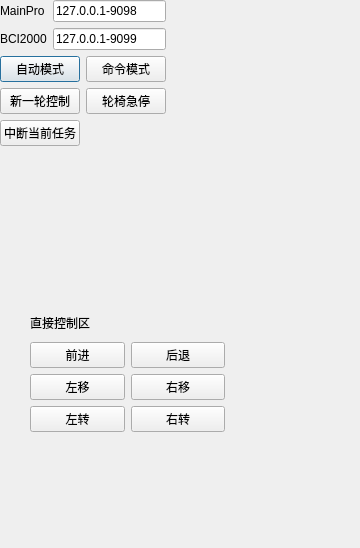
<?xml version="1.0" encoding="UTF-8"?>
<ui version="4.0">
 <class>Dialog</class>
 <widget class="QDialog" name="Dialog">
  <property name="geometry">
   <rect>
    <x>0</x>
    <y>0</y>
    <width>360</width>
    <height>548</height>
   </rect>
  </property>
  <property name="windowTitle">
   <string>Dialog</string>
  </property>
  <widget class="QWidget" name="">
   <layout class="QGridLayout" name="gridLayout">
    <item row="0" column="0">
     <widget class="QLabel" name="label">
      <property name="text">
       <string>MainPro</string>
      </property>
     </widget>
    </item>
    <item row="0" column="1" colspan="2">
     <widget class="QLineEdit" name="main_pro_addr">
      <property name="text">
       <string>127.0.0.1-9098</string>
      </property>
     </widget>
    </item>
    <item row="1" column="1" colspan="2">
     <widget class="QLineEdit" name="BCI2000_addr">
      <property name="text">
       <string>127.0.0.1-9099</string>
      </property>
     </widget>
    </item>
    <item row="2" column="0" colspan="2">
     <widget class="QPushButton" name="bt_auto_model">
      <property name="text">
       <string>自动模式</string>
      </property>
     </widget>
    </item>
    <item row="1" column="0">
     <widget class="QLabel" name="label_2">
      <property name="text">
       <string>BCI2000</string>
      </property>
     </widget>
    </item>
    <item row="2" column="2">
     <widget class="QPushButton" name="bt_cmd_model">
      <property name="text">
       <string>命令模式</string>
      </property>
     </widget>
    </item>
    <item row="3" column="0" colspan="2">
     <widget class="QPushButton" name="bt_new_trial">
      <property name="text">
       <string>新一轮控制</string>
      </property>
     </widget>
    </item>
    <item row="3" column="2">
     <widget class="QPushButton" name="bt_estop">
      <property name="text">
       <string>轮椅急停</string>
      </property>
     </widget>
    </item>
    <item row="4" column="0" colspan="2">
     <widget class="QPushButton" name="bt_cease_current_task">
      <property name="text">
       <string>中断当前任务</string>
      </property>
     </widget>
    </item>
   </layout>
  </widget>
  <widget class="QWidget" name="">
   <property name="geometry">
    <rect>
     <x>30</x>
     <y>310</y>
     <width>195</width>
     <height>122</height>
    </rect>
   </property>
   <layout class="QGridLayout" name="gridLayout_2">
    <item row="0" column="0">
     <widget class="QLabel" name="label_3">
      <property name="text">
       <string>直接控制区</string>
      </property>
     </widget>
    </item>
    <item row="1" column="0">
     <widget class="QPushButton" name="bt_forward">
      <property name="text">
       <string>前进</string>
      </property>
     </widget>
    </item>
    <item row="1" column="1">
     <widget class="QPushButton" name="bt_reverse">
      <property name="text">
       <string>后退</string>
      </property>
     </widget>
    </item>
    <item row="2" column="0">
     <widget class="QPushButton" name="bt_tleft">
      <property name="text">
       <string>左移</string>
      </property>
     </widget>
    </item>
    <item row="2" column="1">
     <widget class="QPushButton" name="bt_tright">
      <property name="text">
       <string>右移</string>
      </property>
     </widget>
    </item>
    <item row="3" column="0">
     <widget class="QPushButton" name="bt_rleft">
      <property name="text">
       <string>左转</string>
      </property>
     </widget>
    </item>
    <item row="3" column="1">
     <widget class="QPushButton" name="bt_rright">
      <property name="text">
       <string>右转</string>
      </property>
     </widget>
    </item>
   </layout>
  </widget>
 </widget>
 <resources/>
 <connections/>
 <slots>
  <slot>bt_auto_model_slot()</slot>
  <slot>bt_cmd_model_slot()</slot>
  <slot>bt_new_trial_slot()</slot>
  <slot>bt_estop_slot()</slot>
 </slots>
</ui>
